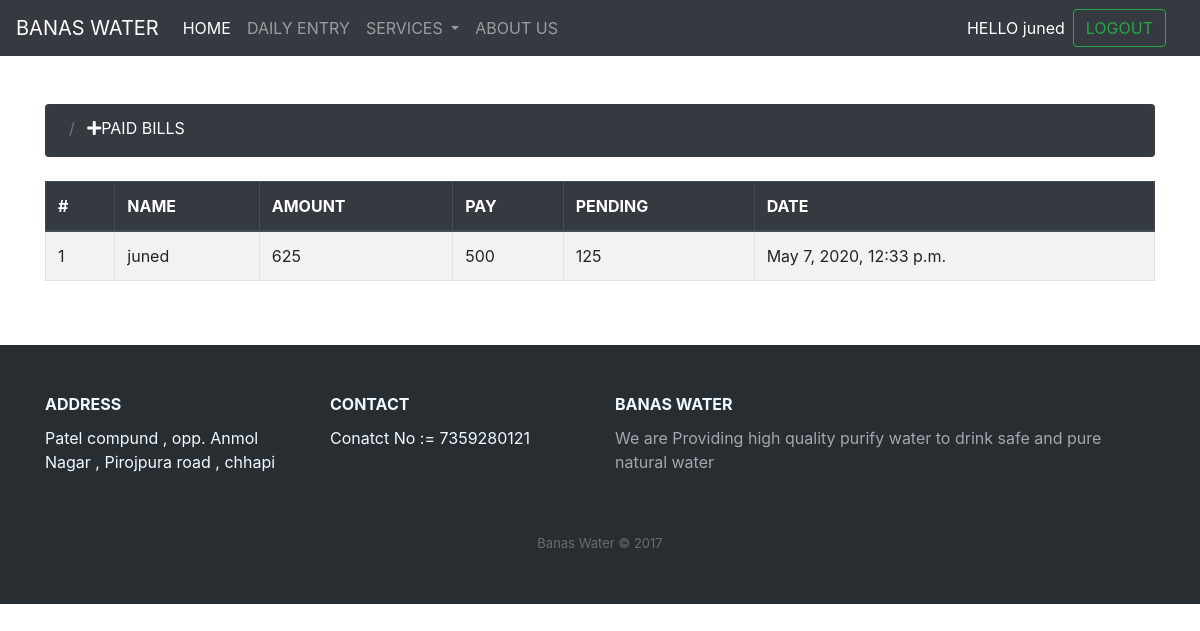
/billing/paidbill/ (signed in), run on an earlier commit of the app's database.
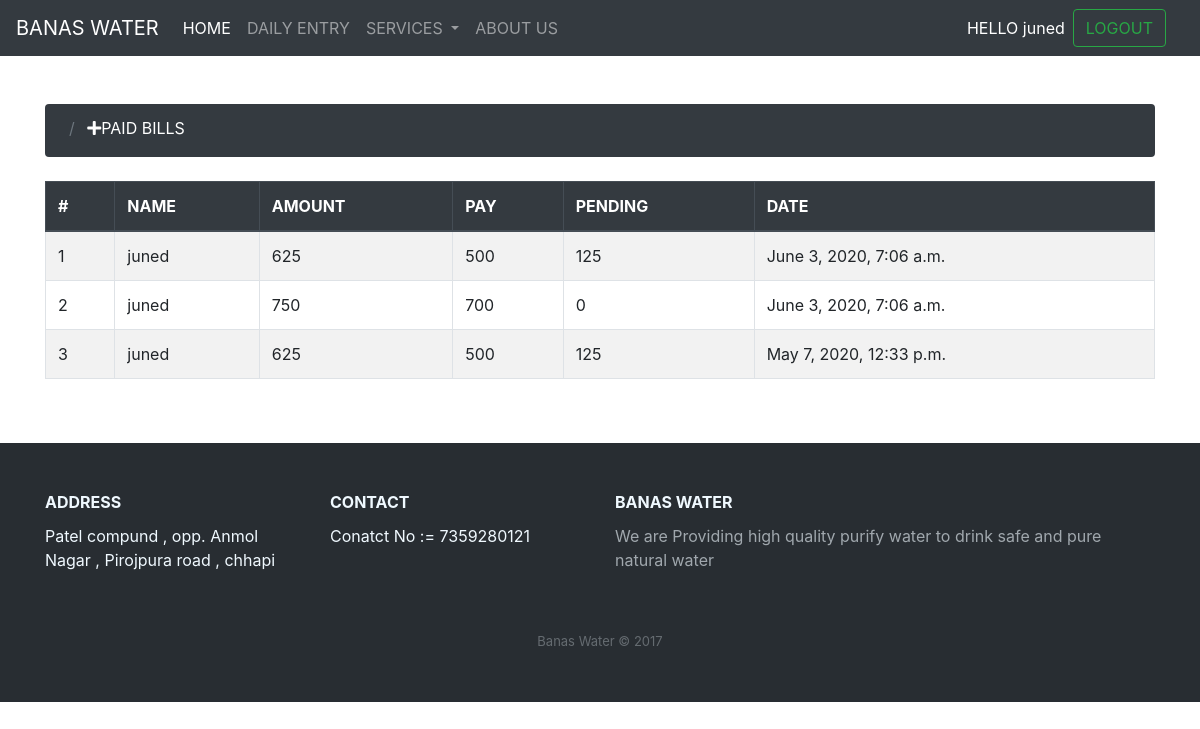
And on a later commit of the database.
### banasadmin/models.py (models this page shows)
class Payment(models.Model):
    name = models.CharField(max_length=100)
    amount = models.IntegerField()
    pay = models.IntegerField()
    pending = models.IntegerField()
    date_payed = models.DateTimeField(auto_now_add=True)

### billing/views.py (the view)
# urls.py: path('paidbill/',views.paidbill,name="paidbill"),
@login_required(login_url='login')
def paidbill(request):
    if User.is_authenticated:
        user = request.user.username
        print(user)
    billdata = Payment.objects.filter(name=user).order_by('-id')
    paginator = Paginator(billdata, 5, orphans=0)
    is_paginated = True if paginator.num_pages > 1 else False
    page = request.GET.get('page') or 1
    try:
        current_page = paginator.page(page)
    except InvalidPage as e:
        messages.error(request, str(e))
        current_page = paginator.page(1)
    context = {
        'current_page': current_page,
        'is_paginated': is_paginated,
        'paginator': paginator
    }
    return render(request,'billing/paidbill.html',context)

### billing/templates/billing/paidbill.html (shortened to what this page needs)
{% extends 'billing/pagination.html' %}
{% block addlinktitle %}PAID BILLS
{% endblock addlinktitle %}
{% block table_header %}
    <th>#</th>
    <th>NAME</th>
    <th>AMOUNT</th>
    <th>PAY</th>
    <th>PENDING</th>
    <th>DATE</th>
{% endblock table_header %}
{% block table_data %}
    <td>{{ current_page.start_index|add:forloop.counter0 }}</td>
    <td>{{a.name}}</td>
    <td>{{a.amount}}</td>
    <td>{{a.pay}}</td>
    <td>{{a.pending}}</td>
    <td>{{a.date_payed}}</td>
{% endblock table_data %}

### billing/templates/billing/pagination.html (shortened to what this page needs)
{% extends 'pages/base.html' %}
{% block content %}
<div class="container mt-5">
    <nav aria-label="breadcrumb" class="mb-4 ">
        <ol class="breadcrumb  bg-dark" style="height: 53px;">
          <li class="breadcrumb-item active text-white " aria-current="page">
        <li class="breadcrumb-item active text-white " aria-current="page">
            <a class="text-white" href="{% block addlink %}
            {% endblock addlink %}"><i class="fas fa-plus"></i>{% block addlinktitle %}
            {% endblock addlinktitle %}</a>
        </ol>
      </nav>
      <div class="table-responsive">
    <table class="table table-striped thead-dark table-bordered table">
        <thead class="thead-dark">
          <tr>
{% block table_header %}
{% endblock table_header %}
          </tr>
        </thead>
        <tbody>
            {% for a in current_page %}
          <tr>
{% block table_data %}
{% endblock table_data %}
          </tr>
          {% endfor %}
         </tbody>
      </table>
    </div>
</div>
{% endblock content %}

### pages/templates/pages/base.html (shortened to what this page needs)
{% load static %}
<!doctype html>
<html lang="en">
<head>
    <link rel="stylesheet" href="{% static 'css/bootstrap.min.css' %}" >
    <link rel="stylesheet" href="{% static 'css/Footer-Dark.css' %}" >
    <link rel="stylesheet" href="{% static 'css/animate.min.css' %}" >
    <link rel="stylesheet" href="{% static 'css/custom.css' %}" >
    <link rel="stylesheet" href="{% static 'css/Features-clean.css' %}">
    <link rel="stylesheet" href="{% static 'css/Team-clean.css' %}">
    <link rel="stylesheet" href="{% static 'css/font-awesome.min.css' %}">
    <link rel="stylesheet" href="{% static 'css/all.min.css' %}">
    <link rel="stylesheet" href="{% static 'css/dh-row-titile-text-image-right-1.css' %}">
    <link rel="stylesheet" href="{% static 'css/Newsletter-Subscription-Form.css' %}">
</head>
  <body>
    {% include 'pages/menu.html' %}
    {% block content %}
    {% endblock content %}
    {% block footer %}
       <div class="footer-dark mt-5">
        <footer>
            <div class="container">
                <div class="row">
                    <div class="col-sm-6 col-md-3 item">
                        <h3>ADDRESS</h3>
                        <p>Patel compund , opp. Anmol Nagar , Pirojpura road , chhapi&nbsp;</p>
                    </div>
                    <div class="col-sm-6 col-md-3 item">
                        <h3>CONTACT</h3>
                        <p>Conatct No := 7359280121</p>
                    </div>
                    <div class="col-md-6 item text">
                        <h3>BANAS WATER</h3>
                        <p>We are Providing high quality purify water to drink safe and pure natural water&nbsp;</p>
                    </div>
                </div>
                <p class="copyright">Banas Water © 2017</p>
            </div>
        </footer>
    </div>
    {% endblock footer %}
  </body>
</html>

### pages/templates/pages/menu.html (shortened to what this page needs)
<nav class="navbar navbar-expand-lg navbar-dark bg-dark ">
  <a class="navbar-brand" href="#">BANAS WATER</a>
  <div class="collapse navbar-collapse" id="navbarSupportedContent">
    <ul class="navbar-nav mr-auto">
      <li class="nav-item active">
        <a class="nav-link" href="/">HOME <span class="sr-only">(current)</span></a>
      </li>
      <li class="nav-item">
        {% if request.user.is_superuser %}
        <a class="nav-link" href="{% url 'dailyentryadmin' %}">DAILY ENTRY</a>
        {% else %}
        <a class="nav-link" href="{% url 'dailyentry' %}">DAILY ENTRY</a>
        {% endif %}
      </li>
      <li class="nav-item dropdown">
        <a class="nav-link dropdown-toggle" href="#" id="navbarDropdown" role="button" data-toggle="dropdown" aria-haspopup="true" aria-expanded="false">
          SERVICES
        </a>
      </li>
       <li class="nav-item">
        <a class="nav-link" href="{% url 'about' %}">ABOUT US</a>
      </li>
    </ul>
    <form class="form-inline my-2 my-lg-0">
    {% if user.is_authenticated %}
    <ul class="navbar-nav mr-auto">
      <li class="nav-item active">
        <a class="nav-link" href="#">HELLO {{user.username}} <span class="sr-only">(current)</span></a>
      </li>
    </ul>
       <button class="btn btn-outline-success my-2 my-sm-0" type="submit" formaction="{% url 'logout' %}">LOGOUT</button>&nbsp;&nbsp;&nbsp;&nbsp;
      {% else %}
      <button class="btn btn-outline-success my-2 my-sm-0" type="submit" formaction="{% url 'login' %}">LOGIN</button>&nbsp;&nbsp;&nbsp;&nbsp;
      <button class="btn btn-outline-success my-2 my-sm-0" type="submit" formaction="{% url 'signup' %}">SIGNUP</button>&nbsp;&nbsp;&nbsp;&nbsp;
      {% endif %}
    </form>
  </div>
</nav>

### static/css/Footer-Dark.css (style rules this page uses)
.footer-dark { padding: 50px 0; color: #f0f9ff; background-color: #282d32; }
.footer-dark h3 { margin-top: 0; margin-bottom: 12px; font-weight: bold; font-size: 16px; }
.footer-dark .item.text { margin-bottom: 36px; }
.footer-dark .item.text p { opacity: 0.6; margin-bottom: 0; }
.footer-dark .copyright { text-align: center; padding-top: 24px; opacity: 0.3; font-size: 13px; margin-bottom: 0; }

What changed in the data, as far as the page shows it:
added Payment: start_index|add "1", name "juned", amount "625", pay "500", pending "125", date_payed "June 3, 2020, 7:06 a.m."
added Payment: start_index|add "2", name "juned", amount "750", pay "700", pending "0", date_payed "June 3, 2020, 7:06 a.m."
computed for Payment "May 7, 2020, 12:33 p.m.": start_index|add "1" → "3"
